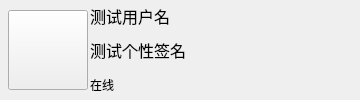
<?xml version="1.0" encoding="UTF-8"?>
<ui version="4.0">
 <class>FriendItem</class>
 <widget class="QWidget" name="FriendItem">
  <property name="geometry">
   <rect>
    <x>0</x>
    <y>0</y>
    <width>360</width>
    <height>100</height>
   </rect>
  </property>
  <property name="minimumSize">
   <size>
    <width>360</width>
    <height>100</height>
   </size>
  </property>
  <property name="maximumSize">
   <size>
    <width>16777215</width>
    <height>100</height>
   </size>
  </property>
  <property name="windowTitle">
   <string>Form</string>
  </property>
  <layout class="QHBoxLayout" name="horizontalLayout">
   <property name="spacing">
    <number>0</number>
   </property>
   <property name="leftMargin">
    <number>0</number>
   </property>
   <property name="topMargin">
    <number>0</number>
   </property>
   <property name="rightMargin">
    <number>0</number>
   </property>
   <property name="bottomMargin">
    <number>0</number>
   </property>
   <item>
    <widget class="QWidget" name="widget" native="true">
     <property name="minimumSize">
      <size>
       <width>400</width>
       <height>100</height>
      </size>
     </property>
     <layout class="QHBoxLayout" name="horizontalLayout_2">
      <property name="spacing">
       <number>2</number>
      </property>
      <property name="leftMargin">
       <number>8</number>
      </property>
      <property name="topMargin">
       <number>0</number>
      </property>
      <property name="rightMargin">
       <number>0</number>
      </property>
      <property name="bottomMargin">
       <number>0</number>
      </property>
      <item>
       <widget class="QPushButton" name="pb_icon">
        <property name="minimumSize">
         <size>
          <width>80</width>
          <height>80</height>
         </size>
        </property>
        <property name="maximumSize">
         <size>
          <width>80</width>
          <height>80</height>
         </size>
        </property>
        <property name="text">
         <string/>
        </property>
        <property name="icon">
         <iconset resource="resource.qrc">
          <normaloff>:/res/TX/36.png</normaloff>:/res/TX/36.png</iconset>
        </property>
        <property name="iconSize">
         <size>
          <width>80</width>
          <height>80</height>
         </size>
        </property>
       </widget>
      </item>
      <item>
       <widget class="QWidget" name="widget_2" native="true">
        <layout class="QVBoxLayout" name="verticalLayout">
         <property name="spacing">
          <number>3</number>
         </property>
         <property name="leftMargin">
          <number>0</number>
         </property>
         <property name="topMargin">
          <number>0</number>
         </property>
         <property name="rightMargin">
          <number>0</number>
         </property>
         <property name="bottomMargin">
          <number>0</number>
         </property>
         <item>
          <widget class="QLabel" name="lb_name">
           <property name="font">
            <font>
             <family>华文行楷</family>
             <pointsize>12</pointsize>
            </font>
           </property>
           <property name="text">
            <string>测试用户名</string>
           </property>
          </widget>
         </item>
         <item>
          <widget class="QLabel" name="lb_feeling">
           <property name="font">
            <font>
             <family>华文行楷</family>
             <pointsize>12</pointsize>
            </font>
           </property>
           <property name="text">
            <string>测试个性签名</string>
           </property>
          </widget>
         </item>
         <item>
          <widget class="QLabel" name="lb_state">
           <property name="font">
            <font>
             <family>华文行楷</family>
            </font>
           </property>
           <property name="text">
            <string>在线</string>
           </property>
          </widget>
         </item>
        </layout>
       </widget>
      </item>
     </layout>
    </widget>
   </item>
  </layout>
 </widget>
 <resources>
  <include location="resource.qrc"/>
 </resources>
 <connections/>
</ui>
